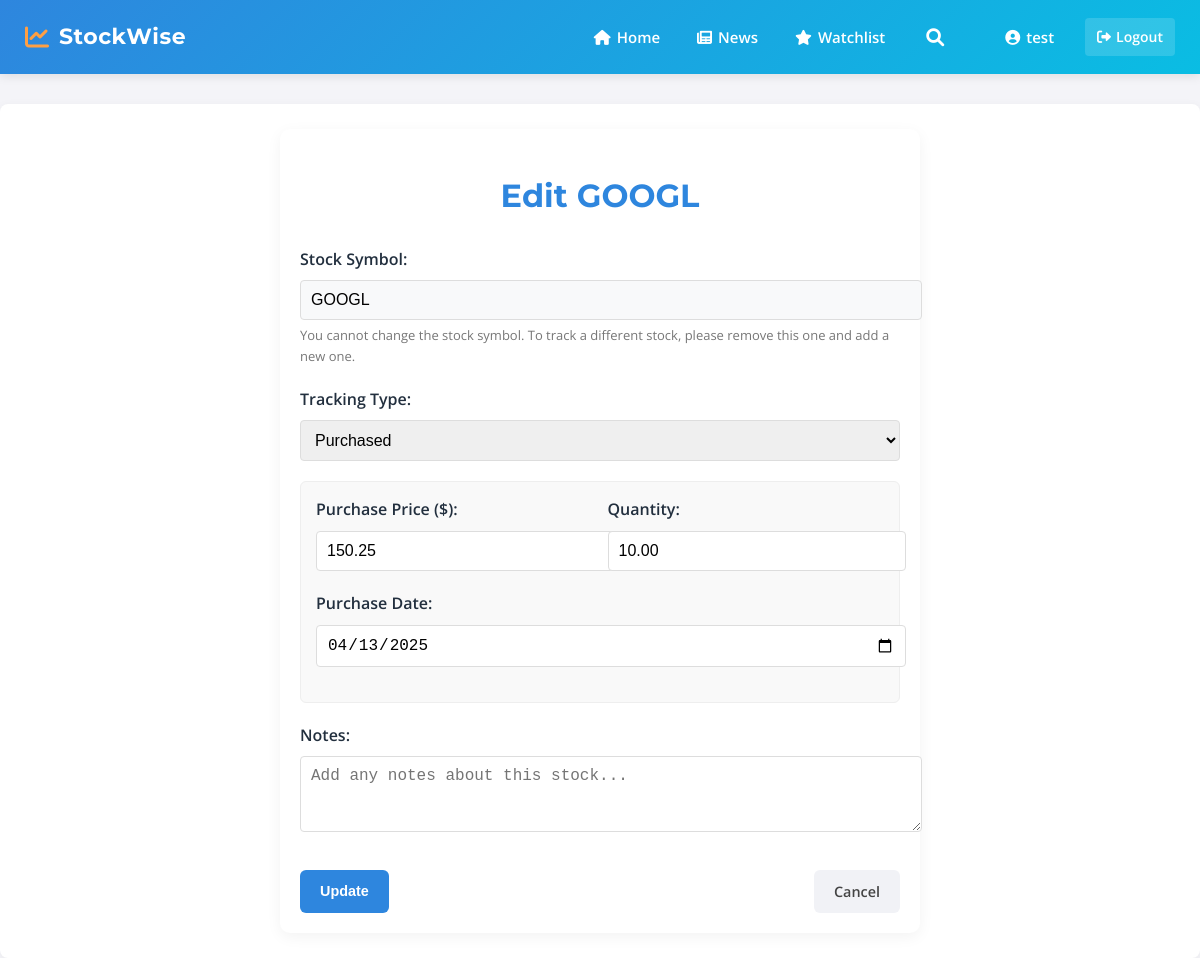
Page /watchlist/edit/4/ (signed in) on the committed database.
### stocks/models.py (models this page shows, shortened)
class WatchlistItem(models.Model):
    TRACKING_TYPES = (
        ('TRACKING', 'Just Tracking'),
        ('PURCHASED', 'Purchased'),
    )
    watchlist = models.ForeignKey(Watchlist, on_delete=models.CASCADE, related_name='items')
    symbol = models.CharField(max_length=10)
    tracking_type = models.CharField(max_length=10, choices=TRACKING_TYPES, default='TRACKING')
    purchase_price = models.DecimalField(max_digits=10, decimal_places=2, null=True, blank=True)
    purchase_quantity = models.DecimalField(max_digits=10, decimal_places=2, null=True, blank=True)
    purchase_date = models.DateField(null=True, blank=True)
    last_price = models.DecimalField(max_digits=10, decimal_places=2, null=True, blank=True)
    last_price_check = models.DateTimeField(null=True, blank=True)
    notes = models.TextField(blank=True, null=True)
    created_at = models.DateTimeField(auto_now_add=True)
    updated_at = models.DateTimeField(auto_now=True)
    class Meta:
        unique_together = ('watchlist', 'symbol')
        ordering = ['-created_at']

### stocks/views.py (the view)
# urls.py: path('watchlist/edit/<int:item_id>/', views.edit_watchlist_item, name='edit_watchlist_item'),
@login_required
def edit_watchlist_item(request: HttpRequest, item_id: int):
    watchlist_item = get_object_or_404(WatchlistItem, id=item_id, watchlist__user=request.user)
    if request.method == 'POST':
        form = WatchlistItemForm(request.POST, instance=watchlist_item)
        if form.is_valid():
            form.save()
            messages.success(request, f"{watchlist_item.symbol} has been updated.")
            return redirect('watchlist')
        else:
            messages.error(request, "Please correct the errors below.")
    else:
        form = WatchlistItemForm(instance=watchlist_item)
    context = {
        'form': form,
        'item': watchlist_item,
    }
    return render(request, 'stocks/edit_watchlist_item.html', context)

### stocks/forms.py (shortened to what this page needs)
class WatchlistItemForm(forms.ModelForm):
    class Meta:
        model = WatchlistItem
        fields = ['symbol', 'tracking_type', 'purchase_price', 'purchase_quantity', 'purchase_date', 'notes']
        widgets = {
            'symbol': forms.TextInput(attrs={'class': 'form-control', 'placeholder': 'e.g., AAPL'}),
            'tracking_type': forms.Select(attrs={'class': 'form-control'}),
            'purchase_price': forms.NumberInput(attrs={'class': 'form-control', 'placeholder': 'e.g., 150.25', 'step': '0.01'}),
            'purchase_quantity': forms.NumberInput(attrs={'class': 'form-control', 'placeholder': 'e.g., 10', 'step': '0.01'}),
            'purchase_date': forms.DateInput(attrs={'class': 'form-control', 'type': 'date'}),
            'notes': forms.Textarea(attrs={'class': 'form-control', 'rows': 3, 'placeholder': 'Add any notes about this stock...'}),
        }
    def __init__(self, *args, **kwargs):
        super().__init__(*args, **kwargs)
        if not self.instance.pk and not self.initial.get('purchase_date'):
            self.initial['purchase_date'] = timezone.now().date()

### stocks/templates/stocks/edit_watchlist_item.html (shortened to what this page needs)
{% extends 'stocks/base.html' %}
{% block content %}
<div class="form-container">
    <h1>Edit {{ item.symbol }}</h1>
    <form method="post">
        <div class="form-group">
            <label for="{{ form.symbol.id_for_label }}">Stock Symbol:</label>
            {{ form.symbol }}
            <small class="form-text">You cannot change the stock symbol. To track a different stock, please remove this one and add a new one.</small>
        </div>
        <div class="form-group">
            <label for="{{ form.tracking_type.id_for_label }}">Tracking Type:</label>
            {{ form.tracking_type }}
        </div>
        <div id="purchase-fields" class="hidden-fields">
            <div class="form-row">
                <div class="form-group half">
                    <label for="{{ form.purchase_price.id_for_label }}">Purchase Price ($):</label>
                    {{ form.purchase_price }}
                </div>
                <div class="form-group half">
                    <label for="{{ form.purchase_quantity.id_for_label }}">Quantity:</label>
                    {{ form.purchase_quantity }}
                </div>
            </div>
            <div class="form-group">
                <label for="{{ form.purchase_date.id_for_label }}">Purchase Date:</label>
                {{ form.purchase_date }}
            </div>
        </div>
        <div class="form-group">
            <label for="{{ form.notes.id_for_label }}">Notes:</label>
            {{ form.notes }}
        </div>
        <div class="form-actions">
            <button type="submit" class="btn btn-primary">Update</button>
            <a href="{% url 'watchlist' %}" class="btn btn-secondary">Cancel</a>
        </div>
    </form>
</div>
{% endblock %}

### stocks/templates/stocks/base.html (shortened to what this page needs)
<!DOCTYPE html>
<html lang="en">
<head>
    <link rel="stylesheet" href="https://cdnjs.cloudflare.com/ajax/libs/font-awesome/6.0.0/css/all.min.css">
</head>
<body>
    <header>
        <div class="header-container">
            <a href="{% url 'home' %}" class="logo">
                <i class="fas fa-chart-line logo-icon"></i>
                <span class="logo-text">StockWise</span>
            </a>
            <div style="display: flex; align-items: center;">
                <nav class="nav-menu">
                    <a href="{% url 'home' %}" {% if request.resolver_match.url_name == 'home' %}class="active"{% endif %}>
                        <i class="fas fa-home"></i> Home
                    </a>
                    <a href="{% url 'stock_news' %}" {% if 'stock_news' in request.resolver_match.url_name %}class="active"{% endif %}>
                        <i class="fas fa-newspaper"></i> News
                    </a>
                    {% if user.is_authenticated %}
                    <a href="{% url 'watchlist' %}" {% if request.resolver_match.url_name == 'watchlist' %}class="active"{% endif %}>
                        <i class="fas fa-star"></i> Watchlist
                    </a>
                    {% endif %}
                </nav>
                <div class="header-search-container">
                    <button type="button" id="header-search-toggle" title="Search Stocks">
                        <i class="fas fa-search"></i>
                    </button>
                </div>
                <div class="auth-menu">
                    {% if user.is_authenticated %}
                        <a href="{% url 'account' %}" class="nav-username-link" title="Manage Account">
                            <i class="fas fa-user-circle"></i>
                            {{ user.username }}
                        </a>
                        <a href="{% url 'logout' %}" class="btn btn-logout" style="margin-left: 10px;">
                            <i class="fas fa-sign-out-alt"></i> Logout
                        </a>
                    {% endif %}
                </div>
            </div>
        </div>
    </header>
    <div class="container">
            {% block content %}{% endblock %}
    </div>
</body>
</html>

### stocks/templates/stocks/base.html (style rules this page uses)
:root { --primary-color: #2e86de; --secondary-color: #0abde3; --accent-color: #ff9f43; --dark-color: #222f3e; --light-color: #f5f6fa; --text-color: #333; --heading-font: 'Montserrat', sans-serif; --body-font: 'Open Sans', sans-serif; }
body { font-family: var(--body-font); line-height: 1.6; margin: 0; padding: 0; background-color: #f4f4f8; color: var(--text-color); }
.container { max-width: 1200px; margin: auto; background: #fff; padding: 25px; border-radius: 8px; box-shadow: 0 2px 10px rgba(0,0,0,0.05); }
h1, h2, h3 { font-family: var(--heading-font); color: var(--dark-color); font-weight: 700; }
header { background: linear-gradient(135deg, var(--primary-color), var(--secondary-color)); color: #fff; box-shadow: 0 2px 10px rgba(0,0,0,0.1); position: sticky; top: 0; z-index: 1000; padding: 0; margin-bottom: 30px; }
.header-container { display: flex; justify-content: space-between; align-items: center; padding: 15px 25px; max-width: 1200px; margin: 0 auto; }
.logo { display: flex; align-items: center; text-decoration: none; color: white; }
.logo-icon { font-size: 24px; margin-right: 10px; color: var(--accent-color); }
.logo-text { font-family: var(--heading-font); font-size: 22px; font-weight: 700; letter-spacing: 0.5px; }
.nav-menu { display: flex; gap: 5px; }
.nav-menu a { color: white; text-decoration: none; padding: 10px 16px; border-radius: 6px; font-weight: 600; font-size: 15px; transition: all 0.2s ease; display: flex; align-items: center; }
.nav-menu a i { margin-right: 6px; }
.btn { display: inline-block; padding: 8px 15px; font-size: 0.9em; font-weight: bold; text-align: center; text-decoration: none; border-radius: 4px; cursor: pointer; border: 1px solid transparent; transition: background-color 0.2s ease; }
.btn-secondary { color: #fff; background-color: #6c757d; border-color: #6c757d; }
.auth-menu { display: flex; align-items: center; margin-left: 20px; }
.auth-menu .btn { padding: 8px 12px; font-size: 14px; font-weight: 600; border-radius: 4px; transition: all 0.2s; display: flex; align-items: center; text-decoration: none; }
.auth-menu .btn i { margin-right: 5px; }
.btn-logout { background-color: rgba(255, 255, 255, 0.15); color: white; }
.nav-username-link { color: white; text-decoration: none; padding: 10px 16px; border-radius: 6px; font-weight: 600; font-size: 15px; transition: all 0.2s ease; display: flex; align-items: center; margin-right: 5px; }
.nav-username-link i { margin-right: 6px; }
.header-search-container { position: relative; margin: 0 15px; }
#header-search-toggle { background: none; border: none; color: white; font-size: 18px; cursor: pointer; padding: 10px; display: flex; align-items: center; }

### stocks/templates/stocks/edit_watchlist_item.html (style rules this page uses)
.form-container { max-width: 600px; margin: 0 auto; padding: 20px; background-color: white; border-radius: 10px; box-shadow: 0 4px 15px rgba(0,0,0,0.05); }
.form-container h1 { text-align: center; margin-bottom: 25px; color: var(--primary-color); }
.form-group { margin-bottom: 20px; }
.form-group label { display: block; margin-bottom: 8px; font-weight: 600; color: var(--dark-color); }
.form-text { display: block; font-size: 13px; color: #777; margin-top: 5px; }
.form-row { display: flex; gap: 15px; }
.half { width: 50%; }
.form-control { width: 100%; padding: 10px; border: 1px solid #ddd; border-radius: 4px; font-size: 16px; transition: border 0.2s; }
.form-actions { display: flex; justify-content: space-between; margin-top: 30px; }
.btn { padding: 10px 20px; border-radius: 6px; font-weight: 600; cursor: pointer; text-align: center; border: none; transition: all 0.2s; text-decoration: none; }
.btn-primary { background-color: var(--primary-color); color: white; }
.btn-secondary { background-color: #f1f2f6; color: #444; }
.hidden-fields { display: none; padding: 15px; background-color: #f9f9f9; border-radius: 6px; margin-bottom: 20px; border: 1px solid #eee; }
#id_symbol { background-color: #f8f9fa; cursor: not-allowed; }

### rows in the picture
WatchlistItem: symbol "GOOGL", tracking_type "Purchased", purchase_price "150.25", purchase_quantity "10.00", purchase_date "04/13/2025"

### other values in the picture
{{ user.username }} "test"
